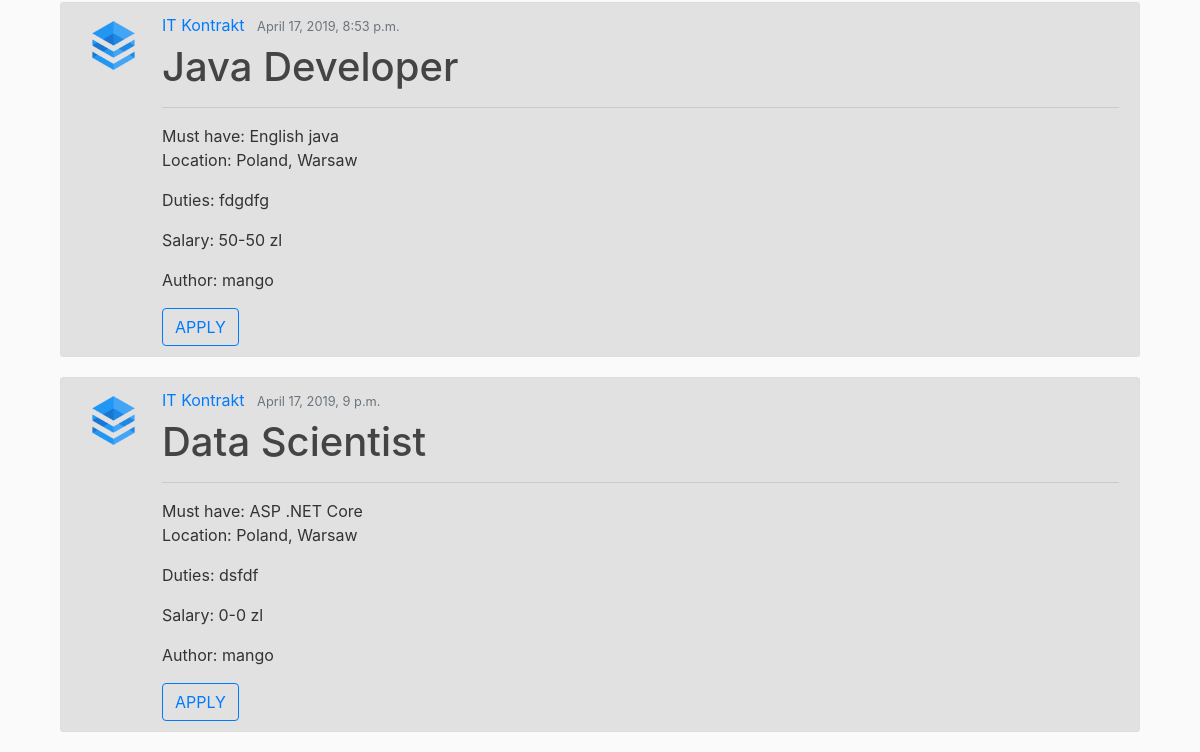
The page /search/ (lower part) on the database as committed earlier.
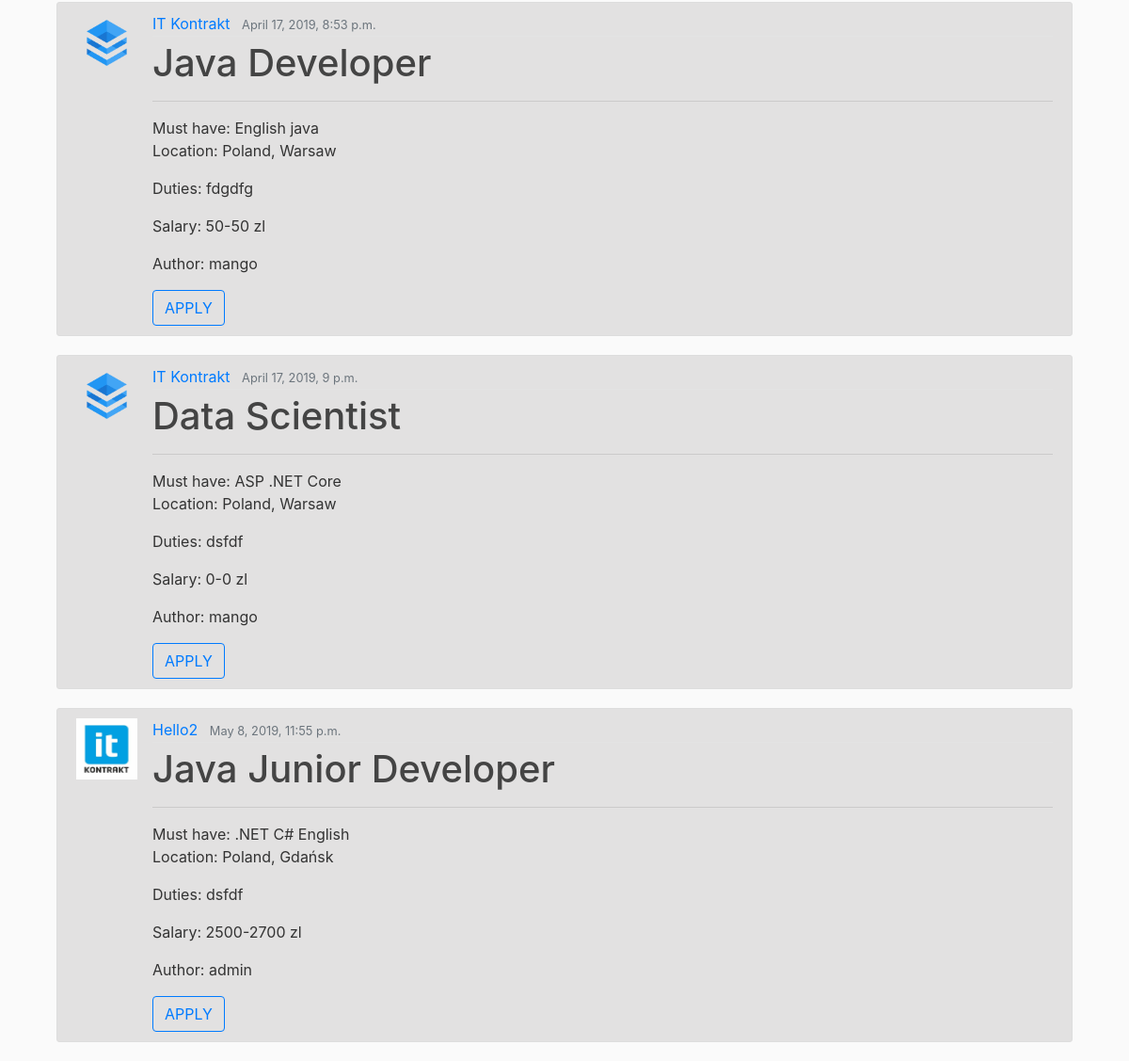
The same page on the database as committed later.
### offerts/models.py (models this page shows, shortened)
class Offert(models.Model):
    author = models.ForeignKey(User, on_delete=models.CASCADE)
    position = models.CharField(max_length = 100)
    agency = models.ForeignKey(Agency, on_delete=models.CASCADE)
    remote = models.BooleanField(default=False)
    per_hour = models.BooleanField("Salary: per hour", default=False)
    min_salary = models.IntegerField(default=0)
    max_salary = models.IntegerField(default=0)
    publication_date = models.DateTimeField(auto_now_add = True)
    expiration_date = models.DateField(null=True, default=None)
    must_have = models.ManyToManyField('Tag')
    nice_to_have = models.CharField(max_length = 1000)
    duties = models.CharField(max_length = 1000)
    benefits = models.CharField(max_length = 1000)
    about = models.TextField(null=True)

class Agency(models.Model):
    company = models.ForeignKey(Company, on_delete=models.CASCADE)
    country = models.CharField(max_length = 100)
    location = models.CharField(max_length = 100)
    address = models.CharField(max_length = 200)
    weppage = models.URLField(null=True)
    email = models.EmailField()
    phone = models.CharField(max_length=15)

class Company(models.Model):
    name = models.CharField(max_length = 200, unique=True)
    logo = models.ImageField(upload_to = "logos/", null=True, default=None)
    webpage = models.URLField(null=True)
    about = models.CharField(max_length = 1000)

class Tag(models.Model):
    name = models.CharField(max_length = 50)
    def __str__(self):
        return self.name

### search/views.py (the view)
# urls.py: path('', OffertListView.as_view(), name = 'index'),
def index(request):
    qs = Offert.objects.all()
    position_query = request.GET.get('position_name')
    location = request.GET.get('location_name')
    pub_date_min = request.GET.get('pub_date_min')
    pub_date_max= request.GET.get('pub_date_max')
    min_pay= request.GET.get('pay_min')
    tags = request.GET.get('tags')
    if position_query != '' and position_query is not None:
        qs = qs.filter(position__icontains=position_query)
    context = {
        'queryset' : qs
    }
    return render(request, 'search/index.html', context)

### search/templates/search/index.html (shortened to what this page needs)
{% extends 'base.html' %}
{% load static %}
    {% block body %}
    <main role="main" class="container">
        <h3>Filter Offerts</h3> <br>
           {% if queryset %}
                {% for offert in queryset %}
                  <article class="media content-section">
                    <img class="article-img" src="{{offert.agency.company.logo.url}}" alt="logo">
                    <div class="media-body">
                        <div class="article-metadata">
                          <a class="mr-2" href='#'>{{ offert.agency.company.name }}</a>
                          <small class="text-muted">{{offert.publication_date}}</small>
                        </div>
                        <h1><a class="article-title">{{ offert.position }}</a></h1>
                        <hr>
                        Must have:
                          {% for tag in offert.must_have.all %}
                            {{tag}}
                          {% endfor %} <br>
                        <p class="article-content">Location: {{ offert.agency.country }}, {{offert.agency.location }}</p>
                        <p class="article-content">Duties: {{offert.duties}}</p>
                        <p class="article-content">Salary: {{offert.min_salary}}-{{offert.max_salary}} zl</p>
                        <p class="article-content">Author: {{offert.author}} </p>
                        <a href="#"><button type="button" class="btn btn-outline-primary">APPLY</button></a>
                  </article>
                {% endfor %}
                {% else %}
                  <h3>No offerts found.</h3>
                {% endif %}
    </main>
  {% endblock %}

Rows that differ between the two databases and show on the page:
added Offert: agency.company.logo (picture), agency.company.name "Hello2", publication_date "May 8, 2019, 11:55 p.m.", position "Java Junior Developer", agency.country "Poland", agency.location "Gdańsk", duties "dsfdf", min_salary "2500", max_salary "2700", author "admin", Tag (name "English")
now on this page (row unchanged): Tag: name ".NET", shown under "Hello2"
now on this page (row unchanged): Tag: name "C#", shown under "Hello2"
